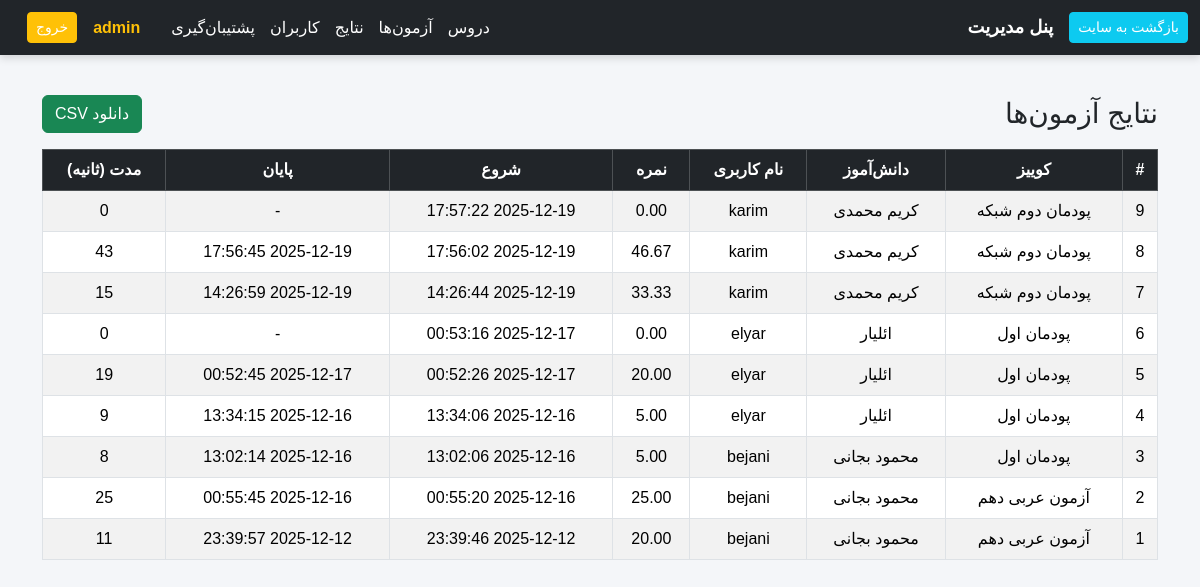
/public/index.php?route=/admin/results (signed in), run on the app's committed database.
### tables this page shows
CREATE TABLE `attempts` (
  `id` bigint unsigned NOT NULL AUTO_INCREMENT,
  `quiz_id` bigint unsigned NOT NULL,
  `user_id` bigint unsigned NOT NULL,
  `started_at` datetime NOT NULL DEFAULT CURRENT_TIMESTAMP,
  `finished_at` datetime DEFAULT NULL,
  `score` decimal(5,2) DEFAULT NULL,
  `duration_seconds` int DEFAULT NULL,
  `question_order` longtext NOT NULL,
  PRIMARY KEY (`id`),
  KEY `fk_attempt_quiz` (`quiz_id`),
  KEY `user_id` (`user_id`,`quiz_id`),
  CONSTRAINT `fk_attempt_quiz` FOREIGN KEY (`quiz_id`) REFERENCES `quizzes` (`id`) ON DELETE CASCADE,
  CONSTRAINT `fk_attempt_user` FOREIGN KEY (`user_id`) REFERENCES `users` (`id`) ON DELETE CASCADE
);

CREATE TABLE `quizzes` (
  `id` bigint unsigned NOT NULL AUTO_INCREMENT,
  `title` varchar(200) NOT NULL,
  `subject_id` bigint unsigned DEFAULT NULL,
  `max_attempts` int NOT NULL DEFAULT '1',
  `module` varchar(50) DEFAULT NULL,
  `time_limit_seconds` int DEFAULT '0',
  `question_count` int NOT NULL DEFAULT '20',
  `is_published` tinyint(1) NOT NULL DEFAULT '0',
  `created_by` bigint unsigned DEFAULT NULL,
  `created_at` timestamp NULL DEFAULT CURRENT_TIMESTAMP,
  PRIMARY KEY (`id`),
  KEY `fk_quiz_user` (`created_by`),
  KEY `fk_quiz_subject` (`subject_id`),
  CONSTRAINT `fk_quiz_subject` FOREIGN KEY (`subject_id`) REFERENCES `subjects` (`id`) ON DELETE SET NULL,
  CONSTRAINT `fk_quiz_user` FOREIGN KEY (`created_by`) REFERENCES `users` (`id`) ON DELETE SET NULL
);

CREATE TABLE `users` (
  `id` bigint unsigned NOT NULL AUTO_INCREMENT,
  `name` varchar(100) NOT NULL,
  `username` varchar(100) NOT NULL,
  `password_hash` varchar(255) NOT NULL,
  `role` enum('admin','teacher','student') NOT NULL DEFAULT 'student',
  `is_active` tinyint(1) NOT NULL DEFAULT '1',
  `created_at` timestamp NULL DEFAULT CURRENT_TIMESTAMP,
  PRIMARY KEY (`id`),
  UNIQUE KEY `username` (`username`)
);

### app/Core/View.php (called while the page is built, shortened)
<?php
class View
{
    public static function render(string $template, array $data = [], ?string $layout = 'admin')
    {
        $templateFile = __DIR__ . '/../Template/' . $template;
        extract($data);
        require $templateFile;
        return ob_get_clean();
    }
    public static function baseUrl(string $route = '/')
    {
        $route = ltrim($route, '/');
        $path = $route;
        $extraQuery = '';
        if (strpos($route, '?') !== false) {
            [$path, $extraQuery] = explode('?', $route, 2);
            $path = '/' . ltrim($path, '/');
        } else {
            $path = '/' . $path;
        }
        $scriptName = $_SERVER['SCRIPT_NAME'];
        $basePath = str_replace('/index.php', '', $scriptName);
        $url = $basePath . '/index.php?route=' . $path;
        if ($extraQuery !== '') {
            $url .= '&' . $extraQuery;
        }
        return $url;
    }
}

### app/Action/Admin/Results/ResultListAction.php (called while the page is built, shortened)
<?php
class ResultListAction
{
    public function __invoke()
    {
        $attemptRepo = new AttemptRepository();
        $rows        = $attemptRepo->adminResults();
        return View::render('admin/results/list.php', [
            'rows' => $rows,
        ]);
    }
}

### app/Core/Router.php (called while the page is built, shortened)
<?php
class Router
{
    private array $routes = [
        'GET' => [],
        'POST' => [],
    ];
    private string $rawRoute;
    public function __construct(string $rawRoute)
    {
        $this->rawRoute = $rawRoute;
    }
    public function get(string $path, $handler)
    {
        $this->routes['GET'][$path] = $handler;
    }
    public function post(string $path, $handler)
    {
        $this->routes['POST'][$path] = $handler;
    }
    public function dispatch()
    {
        $method = $_SERVER['REQUEST_METHOD'];
        $uri = parse_url($this->rawRoute, PHP_URL_PATH);
        $handler = $this->routes[$method][$uri];
        if (is_object($handler) && method_exists($handler, '__invoke')) {
            return $handler();
        }
        return;
    }
}

### app/Core/Database.php (called while the page is built, shortened)
<?php
class Database
{
    private static ?PDO $pdo = null;
    public static function init(array $config): void
    {
        $host    = $config['host'] ?? 'localhost';
        $dbname  = $config['dbname'] ?? 'mostafadb';
        $user    = $config['user'] ?? 'root';
        $pass    = $config['pass'] ?? '4562';
        $charset = $config['charset'] ?? 'utf8mb4';
        $dsn = "mysql:host={$host};dbname={$dbname};charset={$charset}";
        try {
            self::$pdo = new PDO(
                $dsn,
                $user,
                $pass,
                [
                    PDO::ATTR_ERRMODE            => PDO::ERRMODE_EXCEPTION,
                    PDO::ATTR_DEFAULT_FETCH_MODE => PDO::FETCH_ASSOC,
                ]
            );
        } catch (PDOException $e) {
            die("Database connection failed: " . $e->getMessage());
        }
    }
    public static function getConnection(): PDO
    {
        return self::$pdo;
    }
}

### app/Domain/AttemptRepository.php (called while the page is built, shortened)
<?php
class AttemptRepository
{
    private PDO $db;
    public function __construct()
    {
        $this->db = Database::getConnection();
    }
    public function adminResults(): array
    {
        $sql = "
            SELECT
                a.id AS attempt_id,
                a.quiz_id,
                a.user_id,
                a.score,
                a.started_at,
                a.finished_at,
                a.duration_seconds,
                q.title AS quiz_title,
                u.name AS student_name,
                u.username AS student_username
            FROM attempts a
            JOIN quizzes q ON q.id = a.quiz_id
            JOIN users u   ON u.id = a.user_id
            ORDER BY a.id DESC
        ";
        $stmt = $this->db->query($sql);
        return $stmt->fetchAll(PDO::FETCH_ASSOC);
    }
}

### app/Template/admin/results/list.php (the view)
<div class="d-flex align-items-center justify-content-between mb-3">
    <h3 class="mb-0">نتایج آزمون‌ها</h3>
    <a class="btn btn-success" href="<?= App\Core\View::baseUrl('/admin/results?download=csv') ?>">
        دانلود CSV
    </a>
</div>
<div class="table-responsive">
    <table class="table table-striped table-bordered align-middle text-center">
        <thead class="table-dark">
            <tr>
                <th>#</th>
                <th>کوییز</th>
                <th>دانش‌آموز</th>
                <th>نام کاربری</th>
                <th>نمره</th>
                <th>شروع</th>
                <th>پایان</th>
                <th>مدت (ثانیه)</th>
            </tr>
        </thead>
        <tbody>
            <?php if (!empty($rows)) : ?>
                <?php foreach ($rows as $r) : ?>
                    <tr>
                        <td><?= htmlspecialchars($r['attempt_id'] ?? '-') ?></td>
                        <td><?= htmlspecialchars($r['quiz_title'] ?? '-') ?></td>
                        <td><?= htmlspecialchars($r['student_name'] ?? '-') ?></td>
                        <td><?= htmlspecialchars($r['student_username'] ?? '-') ?></td>
                        <td><?= htmlspecialchars($r['score'] ?? '-') ?></td>
                        <td><?= htmlspecialchars($r['started_at'] ?? '-') ?></td>
                        <td><?= htmlspecialchars($r['finished_at'] ?? '-') ?></td>
                        <td><?= htmlspecialchars($r['duration_seconds'] ?? '-') ?></td>
                    </tr>
                <?php endforeach; ?>
            <?php else : ?>
                <tr>
                    <td colspan="8">نتیجه‌ای یافت نشد.</td>
                </tr>
            <?php endif; ?>
        </tbody>
    </table>
</div>

### app/Template/layouts/admin.php (style rules this page uses)
body, h1, h2, h3, h4, h5, h6, p, div, span, a, button, input { font-family: 'Vazirmatn', sans-serif !important; }
body { background: #f4f6f9; }

### data on the page
attempts: id "9", quiz.title "پودمان دوم شبکه", user.name "کریم محمدی", user.username "karim", score "0.00", started_at "2025-12-19 17:57:22", finished_at "-", duration_seconds "0"
attempts: id "8", quiz.title "پودمان دوم شبکه", user.name "کریم محمدی", user.username "karim", score "46.67", started_at "2025-12-19 17:56:02", finished_at "2025-12-19 17:56:45", duration_seconds "43"
attempts: id "7", quiz.title "پودمان دوم شبکه", user.name "کریم محمدی", user.username "karim", score "33.33", started_at "2025-12-19 14:26:44", finished_at "2025-12-19 14:26:59", duration_seconds "15"
attempts: id "6", quiz.title "پودمان اول", user.name "ائلیار", user.username "elyar", score "0.00", started_at "2025-12-17 00:53:16", finished_at "-", duration_seconds "0"
attempts: id "5", quiz.title "پودمان اول", user.name "ائلیار", user.username "elyar", score "20.00", started_at "2025-12-17 00:52:26", finished_at "2025-12-17 00:52:45", duration_seconds "19"
attempts: id "4", quiz.title "پودمان اول", user.name "ائلیار", user.username "elyar", score "5.00", started_at "2025-12-16 13:34:06", finished_at "2025-12-16 13:34:15", duration_seconds "9"
attempts: id "3", quiz.title "پودمان اول", user.name "محمود بجانی", user.username "bejani", score "5.00", started_at "2025-12-16 13:02:06", finished_at "2025-12-16 13:02:14", duration_seconds "8"
attempts: id "2", quiz.title "آزمون عربی دهم", user.name "محمود بجانی", user.username "bejani", score "25.00", started_at "2025-12-16 00:55:20", finished_at "2025-12-16 00:55:45", duration_seconds "25"
attempts: id "1", quiz.title "آزمون عربی دهم", user.name "محمود بجانی", user.username "bejani", score "20.00", started_at "2025-12-12 23:39:46", finished_at "2025-12-12 23:39:57", duration_seconds "11"

### other printed values
$u['name'] "admin"
